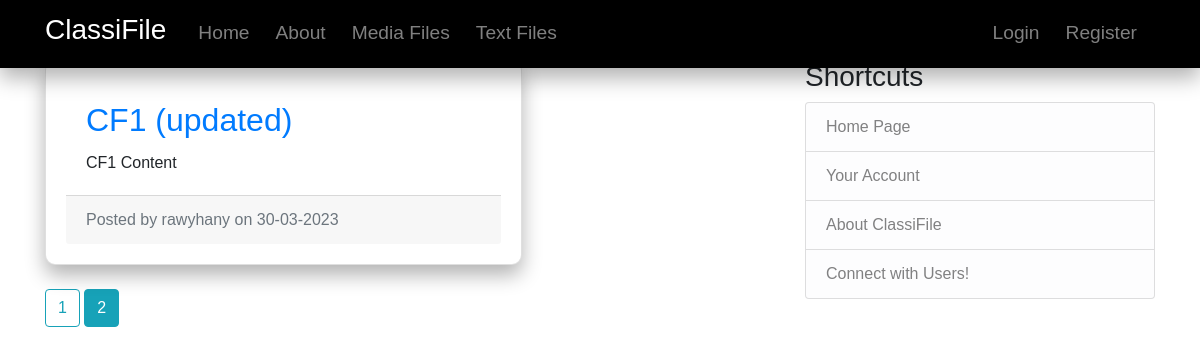
The page /home?page=2 on the database its author committed.
### classifile/models.py (models this page shows, shortened)
class Post(db.Model):
    id = db.Column(db.Integer, primary_key=True)
    title = db.Column(db.String(100), nullable=False)
    date_posted = db.Column(db.DateTime, nullable=False, default=datetime.utcnow)
    content = db.Column(db.Text, nullable=False)
    user_id = db.Column(db.Integer, db.ForeignKey('user.id'), nullable=False)

class User(db.Model, UserMixin):
    id = db.Column(db.Integer, primary_key=True)
    username = db.Column(db.String(20), unique=True, nullable=False)
    email = db.Column(db.String(20), unique=True, nullable=False)
    image_file = db.Column(db.String(20), nullable=False, default='default.jpg')
    password = db.Column(db.String(60), nullable=False)
    posts = db.relationship('Post', backref='author', lazy=True)

### classifile/routes.py (the view)
@app.route("/")
@app.route("/home")
def home():
    page = request.args.get('page', 1, type=int)
    posts = Post.query.order_by(Post.date_posted.desc()).paginate(page=page, per_page=5)
    return render_template('home.html', posts=posts)

### classifile/templates/home.html
{% extends "layout.html" %}
{% block content %}
  <div class="row">
    <div class="col-md-8">
      {% for post in posts.items %}
        <div class="card mb-4">
          <div class="card-body">
            <h2 class="card-title"><a href="{{ url_for('post', post_id=post.id) }}">{{ post.title }}</a></h2>
            <p class="card-text">{{ post.content }}</p>
          </div>
          <div class="card-footer text-muted">
            Posted by <a>{{ post.author.username }}</a> on {{ post.date_posted.strftime('%d-%m-%Y') }}
          </div>
        </div>
      {% endfor %}
          </div>
        </div>
    {% for page_num in posts.iter_pages(left_edge=1, right_edge=1, left_current=1, right_current=2) %}
      {% if page_num %}
        {% if posts.page == page_num %}
          <a class="btn btn-info mb-4" href="{{ url_for('home', page=page_num) }}">{{ page_num }}</a>
        {% else %}
          <a class="btn btn-outline-info mb-4" href="{{ url_for('home', page=page_num) }}">{{ page_num }}</a>
        {% endif %}
      {% else %}
        ...
      {% endif %}
    {% endfor %}
{% endblock content %}

### classifile/static/main.css (style rules this page uses)
body { font-family: Arial, sans-serif; margin: 0; padding: 0; }
.card { background-color: #ffff; padding: 20px; border-radius: 10px; box-shadow: 0px 10px 20px rgba(0,0,0,0.3); transitio }

### rows shown on the page
Post: title "CF1 (updated)", content "CF1 Content", author.username "rawyhany", date_posted "30-03-2023"

### other values the page prints
{{ page_num }} "1"
{{ page_num }} "2"
